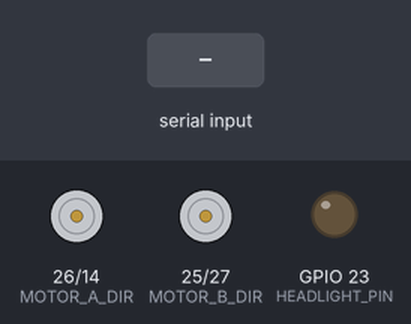
This program was run on a simulated ESP32. On the bench: direction and speed pins drawn as motors (green arrow = direction pin HIGH = forward, orange = LOW = backward, longer = more drive), output pins drawn as LEDs (lit = HIGH). The inputs (shaded band) are chosen by the test bench. Nothing arrives over Bluetooth unless stated; what the program prints to the serial monitor is not drawn.

Above: at 1.2 s.
1.3 s: "W" received over the second serial link
At 1.6 s:
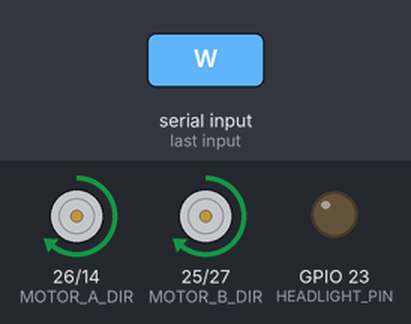
2.8 s: "S" received over the second serial link
At 3.8 s:
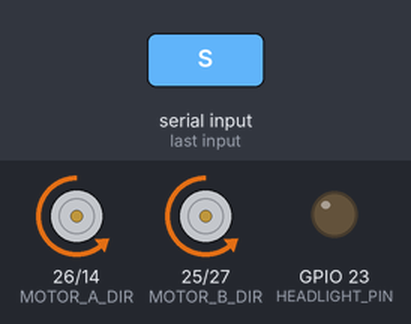
4.3 s: "A" received over the second serial link
At 4.9 s:
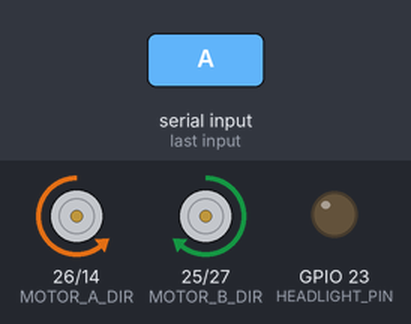
5.8 s: "D" received over the second serial link
At 7.0 s:
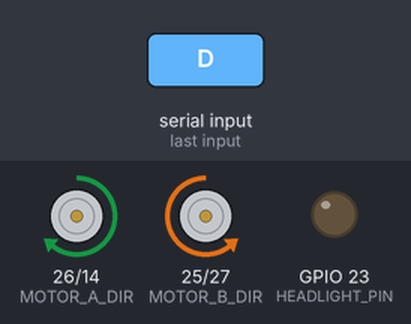
7.3 s: "w" received over the second serial link
At 8.5 s:
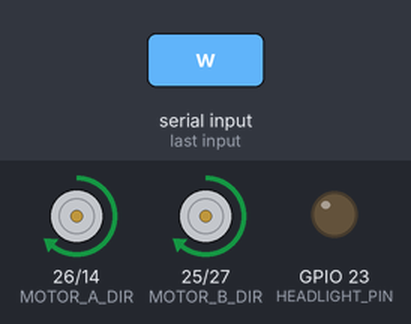
8.8 s: "s" received over the second serial link
At 9.7 s:
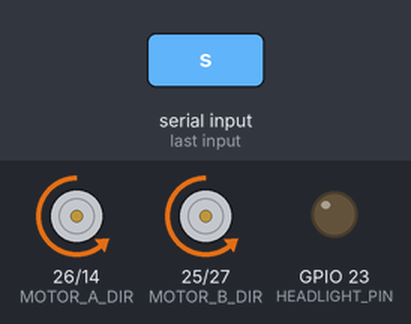
Timing chart, 0 to 11.3 s (numbered marks = the images above; inputs shaded):
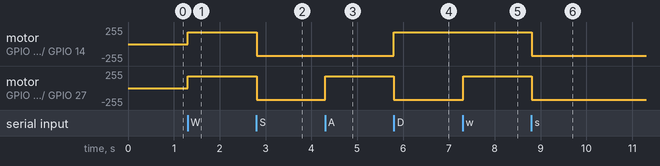

Measured:
- after the input at 1.3 s, motor on GPIO 26 (MOTOR_A_DIR) / GPIO 14 (MOTOR_A_PWM), motor on GPIO 25 (MOTOR_B_DIR) / GPIO 27 (MOTOR_B_PWM): stopped → forward 179/255 at once
- after the input at 2.8 s, motor on GPIO 26 (MOTOR_A_DIR) / GPIO 14 (MOTOR_A_PWM), motor on GPIO 25 (MOTOR_B_DIR) / GPIO 27 (MOTOR_B_PWM): forward 179/255 → backward 179/255 at once
- after the input at 4.3 s, motor on GPIO 25 (MOTOR_B_DIR) / GPIO 27 (MOTOR_B_PWM): backward 179/255 → forward 179/255 at once
- after the input at 5.8 s, motor on GPIO 26 (MOTOR_A_DIR) / GPIO 14 (MOTOR_A_PWM): backward 179/255 → forward 179/255 at once; motor on GPIO 25 (MOTOR_B_DIR) / GPIO 27 (MOTOR_B_PWM): forward 179/255 → backward 179/255 at once
- after the input at 7.3 s, motor on GPIO 25 (MOTOR_B_DIR) / GPIO 27 (MOTOR_B_PWM): backward 179/255 → forward 179/255 at once
- after the input at 8.8 s, motor on GPIO 26 (MOTOR_A_DIR) / GPIO 14 (MOTOR_A_PWM), motor on GPIO 25 (MOTOR_B_DIR) / GPIO 27 (MOTOR_B_PWM): forward 179/255 → backward 179/255 at once

The program:

main.cpp
```cpp
// ENEL-300 ESP32 Motor Controller
// Cytron MD10C R3, Sign-Magnitude mode, tank steering 2WD
// ESP32
// PlatformIO espressif32@6.9.0
//
// Wiring:
//   Motor A (LEFT)  - DIR: GPIO25, PWM: GPIO27
//   Motor B (RIGHT) - DIR: GPIO26, PWM: GPIO14
//   Ultrasonic      - TRIG: GPIO18, ECHO: GPIO5
//   Headlight       - GPIO23
//   Sensor relay    - GPIO33
//   Both MD10C GND signal pins -> ESP32 GND
//   Motor battery   -> MD10C PWR+/PWR-
//
// Commands (send ASCII byte over Bluetooth SPP):
//   W/S = forward/reverse
//   A/D = spin left/right
//   Q   = stop
//   U/J = speed up/down
//   L   = headlight toggle
//   N   = position lock
//   M   = distance sense
//   P/X = sensor active/idle

#include "BluetoothSerial.h"
#include "driver/gpio.h"

#if !defined(CONFIG_BT_ENABLED) || !defined(CONFIG_BLUEDROID_ENABLED)
  #error Bluetooth Classic is not enabled.
#endif

BluetoothSerial SerialBT;

// ── Pin definitions ─────────────────────────────────────────────
#define MOTOR_A_DIR   26
#define MOTOR_A_PWM   14

#define MOTOR_B_DIR   25
#define MOTOR_B_PWM   27

#define HEADLIGHT_PIN 23
#define SENSOR_PIN    33

#define ULTRASONIC_TRIG 18
#define ULTRASONIC_ECHO  5
#define OBSTACLE_CM     20

// ── PWM config ──────────────────────────────────────────────────
#define PWM_FREQ      1000
#define PWM_RES_BITS  8
#define PWM_CHANNEL_A 0
#define PWM_CHANNEL_B 1

// ── State ───────────────────────────────────────────────────────
int  currentSpeed  = 180;
bool headlightsOn  = false;
bool positionLock  = false;

// ── Motor helpers ────────────────────────────────────────────────
void setMotorA(int dir, int speed) {
  if (dir == 0) {
    ledcWrite(PWM_CHANNEL_A, 0);
    digitalWrite(MOTOR_A_DIR, LOW);
  } else {
    digitalWrite(MOTOR_A_DIR, dir > 0 ? HIGH : LOW);
    ledcWrite(PWM_CHANNEL_A, speed);
  }
}

void setMotorB(int dir, int speed) {
  if (dir == 0) {
    ledcWrite(PWM_CHANNEL_B, 0);
    digitalWrite(MOTOR_B_DIR, LOW);
  } else {
    digitalWrite(MOTOR_B_DIR, dir > 0 ? HIGH : LOW);
    ledcWrite(PWM_CHANNEL_B, speed);
  }
}

void stopMotors() {
  setMotorA(0, 0);
  setMotorB(0, 0);
}

void btLog(const char* msg) {
  Serial.println(msg);
  SerialBT.println(msg);
}

// ── Ultrasonic helper ───────────────────────────────────────────
long readDistanceCm() {
  digitalWrite(ULTRASONIC_TRIG, LOW);
  delayMicroseconds(2);
  digitalWrite(ULTRASONIC_TRIG, HIGH);
  delayMicroseconds(10);
  digitalWrite(ULTRASONIC_TRIG, LOW);

  long dur = pulseIn(ULTRASONIC_ECHO, HIGH, 30000);

  Serial.print("RAW_DUR:");
  Serial.println(dur);

  if (dur == 0) return 0;

  return dur / 58;
}

// ── Command handler ──────────────────────────────────────────────
void handleCommand(char cmd) {
  bool isMovement = (cmd == 'W' || cmd == 'w' ||
                     cmd == 'S' || cmd == 's' ||
                     cmd == 'A' || cmd == 'a' ||
                     cmd == 'D' || cmd == 'd' ||
                     cmd == 'Q' || cmd == 'q');

  if (positionLock && isMovement) {
    btLog("STATUS:LOCKED");
    return;
  }

  switch (cmd) {
    case 'W': case 'w':
      setMotorA(1, currentSpeed);
      setMotorB(1, currentSpeed);
      btLog("STATUS:FWD");
      break;

    case 'S': case 's':
      setMotorA(-1, currentSpeed);
      setMotorB(-1, currentSpeed);
      btLog("STATUS:REV");
      break;

    case 'A': case 'a':
      setMotorA(-1, currentSpeed);
      setMotorB(1, currentSpeed);
      btLog("STATUS:LEFT");
      break;

    case 'D': case 'd':
      setMotorA(1, currentSpeed);
      setMotorB(-1, currentSpeed);
      btLog("STATUS:RIGHT");
      break;

    case 'Q': case 'q':
      stopMotors();
      btLog("STATUS:STOP");
      break;

    case 'U': case 'u':
      currentSpeed = min(255, currentSpeed + 10);
      {
        char buf[24];
        snprintf(buf, sizeof(buf), "STATUS:SPEED:%d", currentSpeed);
        btLog(buf);
      }
      break;

    case 'J': case 'j':
      currentSpeed = max(0, currentSpeed - 10);
      {
        char buf[24];
        snprintf(buf, sizeof(buf), "STATUS:SPEED:%d", currentSpeed);
        btLog(buf);
      }
      break;

    case 'L': case 'l':
      headlightsOn = !headlightsOn;
      digitalWrite(HEADLIGHT_PIN, headlightsOn ? HIGH : LOW);
      btLog(headlightsOn ? "STATUS:HL:ON" : "STATUS:HL:OFF");
      break;

    case 'N': case 'n':
      positionLock = !positionLock;
      if (positionLock) stopMotors();
      btLog(positionLock ? "STATUS:PL:ON" : "STATUS:PL:OFF");
      break;

    case 'M': case 'm':
      {
        long dist = readDistanceCm();
        char buf[32];
        if (dist == 0) {
          btLog("STATUS:DIST:OUT_OF_RANGE");
        } else {
          snprintf(buf, sizeof(buf), "STATUS:DIST:%ld cm", dist);
          btLog(buf);
          if (dist < OBSTACLE_CM) {
            stopMotors();
            btLog("STATUS:OBSTACLE");
          }
        }
      }
      break;

    case 'P': case 'p':
      digitalWrite(SENSOR_PIN, HIGH);
      btLog("STATUS:SENSOR:ACTIVE");
      break;

    case 'X': case 'x':
      digitalWrite(SENSOR_PIN, LOW);
      btLog("STATUS:SENSOR:IDLE");
      break;
  }
}

// ── Setup ───────────────────────────────────────────────────────
void setup() {
  Serial.begin(115200);

  pinMode(HEADLIGHT_PIN, OUTPUT);
  digitalWrite(HEADLIGHT_PIN, LOW);

  pinMode(SENSOR_PIN, OUTPUT);
  digitalWrite(SENSOR_PIN, LOW);

  pinMode(MOTOR_A_DIR, OUTPUT);
  pinMode(MOTOR_B_DIR, OUTPUT);
  pinMode(ULTRASONIC_TRIG, OUTPUT);
  pinMode(ULTRASONIC_ECHO, INPUT);

  digitalWrite(MOTOR_A_DIR, LOW);
  digitalWrite(MOTOR_B_DIR, LOW);
  digitalWrite(ULTRASONIC_TRIG, LOW);

  ledcSetup(PWM_CHANNEL_A, PWM_FREQ, PWM_RES_BITS);
  ledcAttachPin(MOTOR_A_PWM, PWM_CHANNEL_A);
  ledcSetup(PWM_CHANNEL_B, PWM_FREQ, PWM_RES_BITS);
  ledcAttachPin(MOTOR_B_PWM, PWM_CHANNEL_B);

  stopMotors();
  SerialBT.begin("4B1Y");
  Serial.println("Bluetooth SPP ready — advertising as '4B1Y'");
  Serial.println("Waiting for connection...");
}

// ── Loop ────────────────────────────────────────────────────────
void loop() {
  while (SerialBT.available()) {
    char cmd = (char)SerialBT.read();
    handleCommand(cmd);
  }

  delay(10);
}
```
